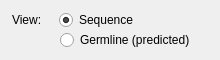
             <widget class="QFrame" name="frame">
              <property name="minimumSize">
               <size>
                <width>220</width>
                <height>60</height>
               </size>
              </property>
              <property name="maximumSize">
               <size>
                <width>220</width>
                <height>16777215</height>
               </size>
              </property>
              <property name="frameShape">
               <enum>QFrame::NoFrame</enum>
              </property>
              <property name="frameShadow">
               <enum>QFrame::Raised</enum>
              </property>
              <widget class="QLabel" name="label">
               <property name="geometry">
                <rect>
                 <x>12</x>
                 <y>12</y>
                 <width>34</width>
                 <height>16</height>
                </rect>
               </property>
               <property name="maximumSize">
                <size>
                 <width>45</width>
                 <height>16777215</height>
                </size>
               </property>
               <property name="text">
                <string>View:</string>
               </property>
              </widget>
              <widget class="QRadioButton" name="radioButtonSeqView">
               <property name="geometry">
                <rect>
                 <x>59</x>
                 <y>10</y>
                 <width>85</width>
                 <height>20</height>
                </rect>
               </property>
               <property name="text">
                <string>Sequence</string>
               </property>
               <property name="checked">
                <bool>true</bool>
               </property>
              </widget>
              <widget class="QRadioButton" name="radioButtonGermView">
               <property name="geometry">
                <rect>
                 <x>60</x>
                 <y>30</y>
                 <width>154</width>
                 <height>20</height>
                </rect>
               </property>
               <property name="text">
                <string>Germline (predicted)</string>
               </property>
              </widget>
             </widget>
